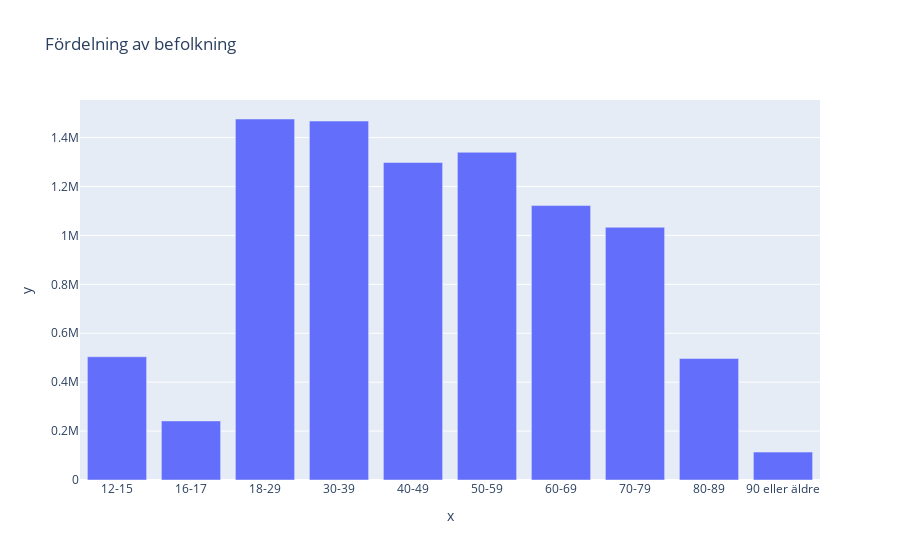

Source (notebook cell):
### Markdown cell above
# E

### Code cell
def plotly_bar_plot(df, x, y, title, save_file_title):

    fig = px.bar(
        df,
        x=x,
        y=y,
        title=title
    )
    fig.show()
    fig.write_html("../Labb_1/Visualiseringar/"+save_file_title+".html")
    
plotly_bar_plot(vaccin, demo_age, demo_pop, "Fördelning av befolkning", "Fördelning_av_befolkning23")

### Figure 1 — Plotly figure (JSON) as saved in the notebook; plotly's stock layout.template omitted (floating-point values rounded to 4 significant figures)
{"data": [{"alignmentgroup": "True", "hovertemplate": "x=%{x}<br>y=%{y}<extra></extra>", "legendgroup": "", "marker": {"color": "#636efa", "pattern": {"shape": ""}}, "name": "", "offsetgroup": "", "orientation": "v", "showlegend": false, "textposition": "auto", "type": "bar", "x": ["12-15", "16-17", "18-29", "30-39", "40-49", "50-59", "60-69", "70-79", "80-89", "90 eller äldre"], "xaxis": "x", "y": [503831, 241539, 1475950, 1467590, 1298156, 1339798, 1121922, 1033113, 496750, 114141], "yaxis": "y"}], "layout": {"barmode": "relative", "legend": {"tracegroupgap": 0}, "title": {"text": "Fördelning av befolkning"}, "xaxis": {"anchor": "y", "domain": [0, 1], "title": {"text": "x"}}, "yaxis": {"anchor": "x", "domain": [0, 1], "title": {"text": "y"}}}}
